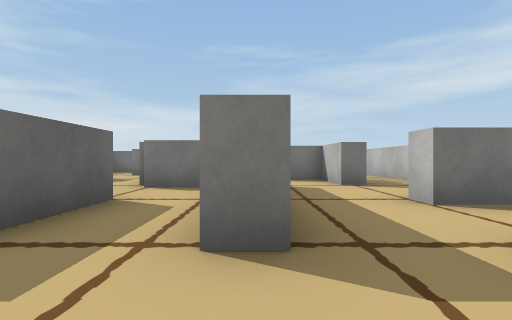
View 1 (above)

24 first-person views from a walk through a Unity game level. The camera is 0.25 m above the floor, looks level and sees 85° across. The floor is counted in squares, 0.5 m on a side. Each view is taken from the middle of a square. On the plan, view 1 faces up. The plan holds only what a view shows up to about 9 squares ahead; the rest is blank. The player character is not drawn. Some surface patterns are stand-ins.

View 2
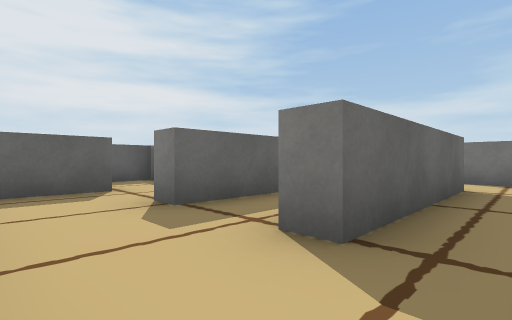

View 3
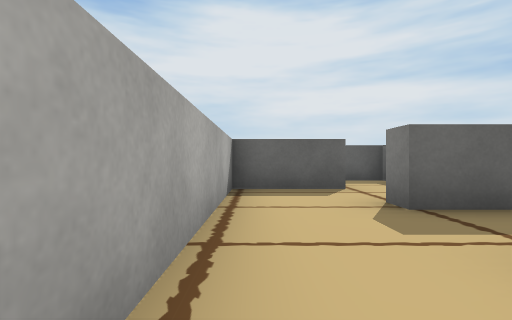

View 4
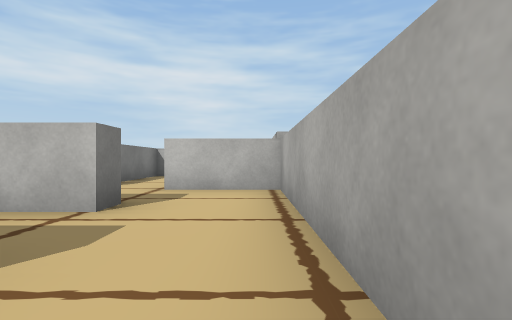

View 5
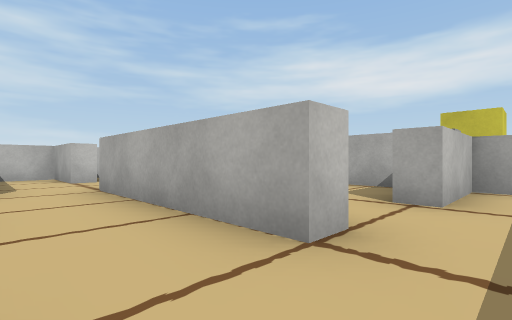

View 6
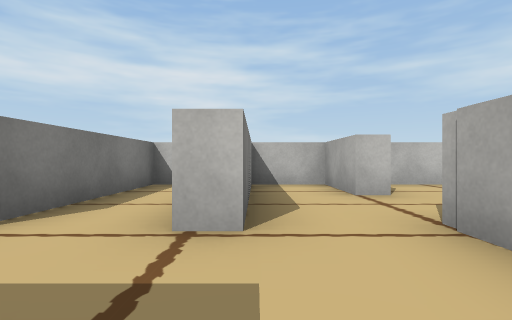

View 7
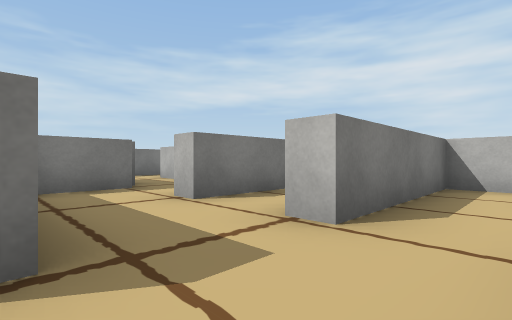

View 8
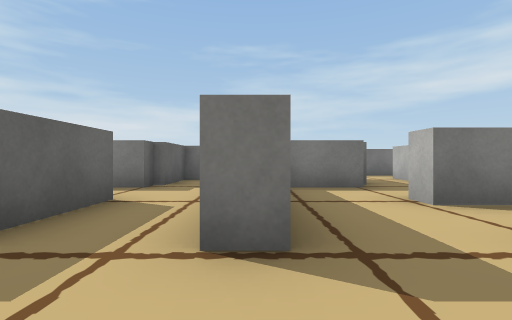

View 9
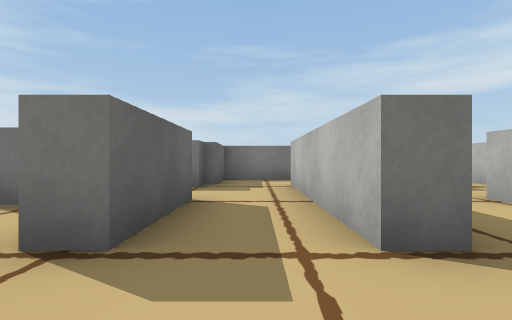

View 10
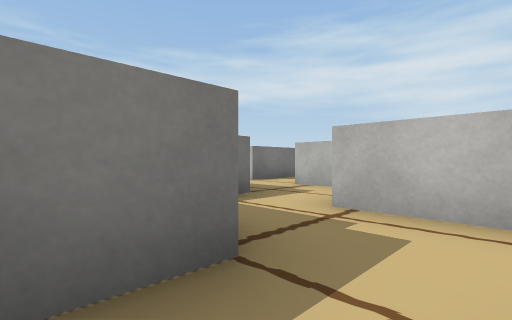

View 11
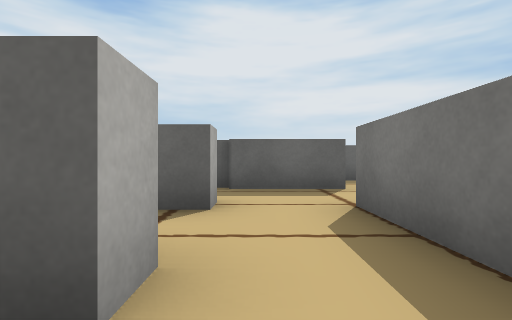

View 12
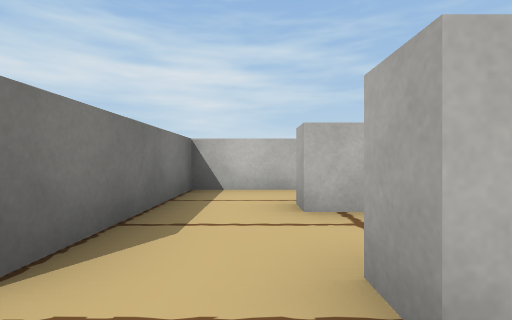

View 13
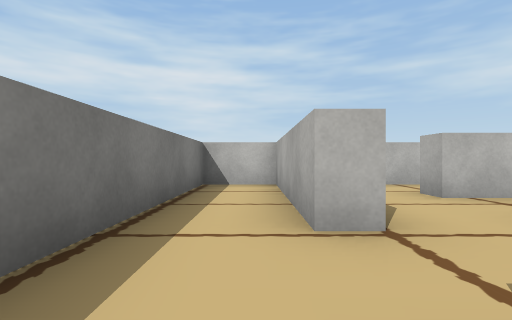

View 14
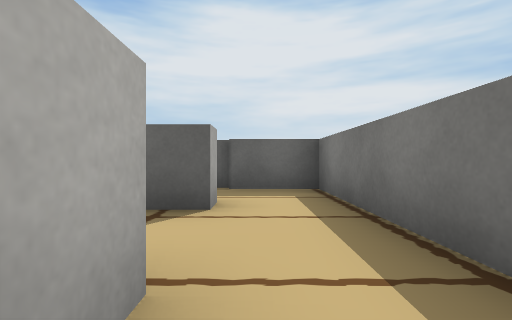

View 15
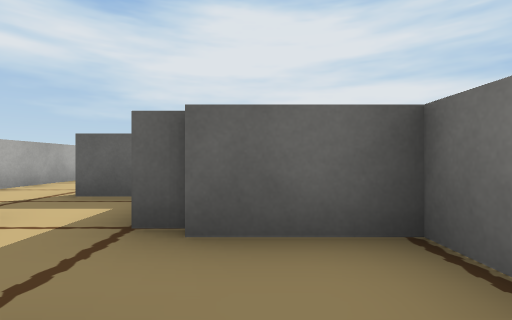

View 16
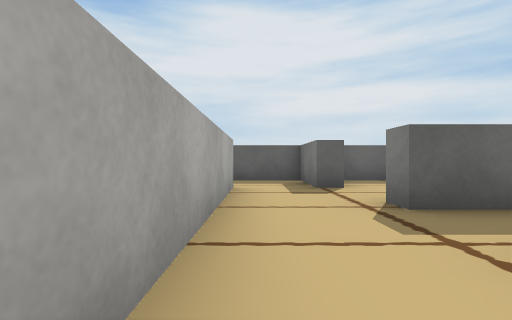

View 17
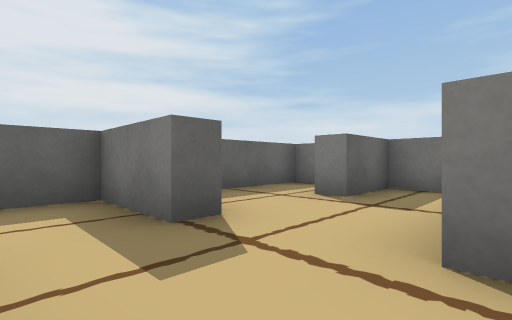

View 18
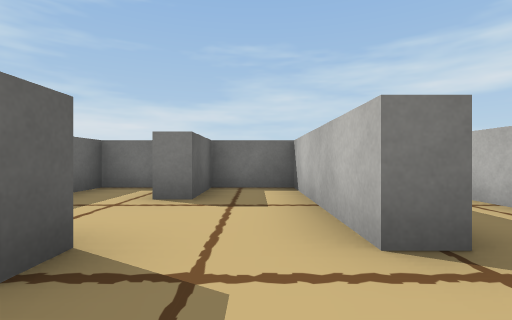

View 19
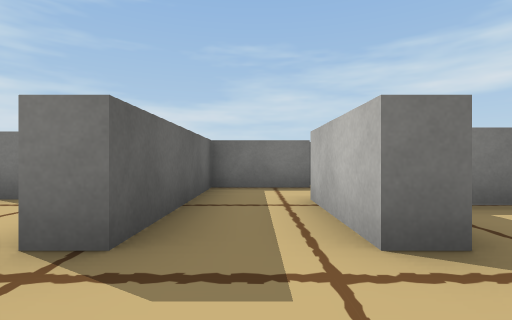

View 20
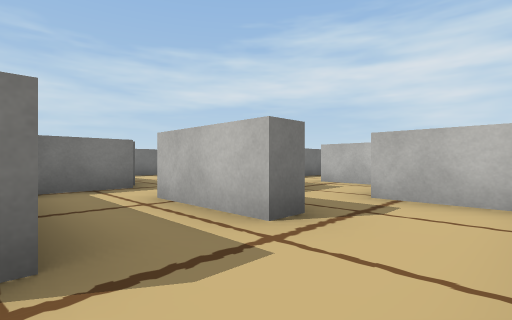

View 21
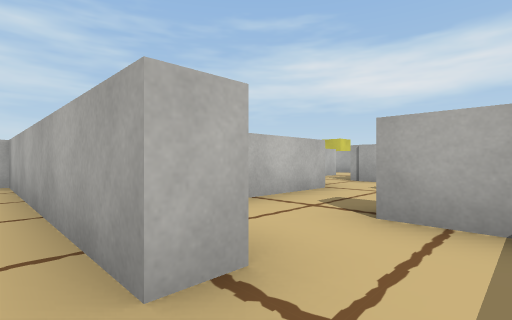

View 22
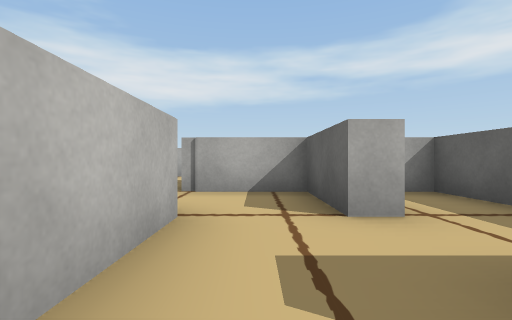

View 23
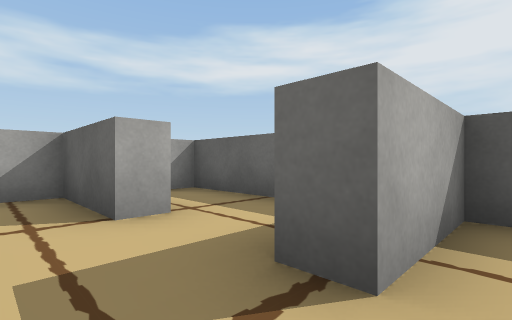

View 24
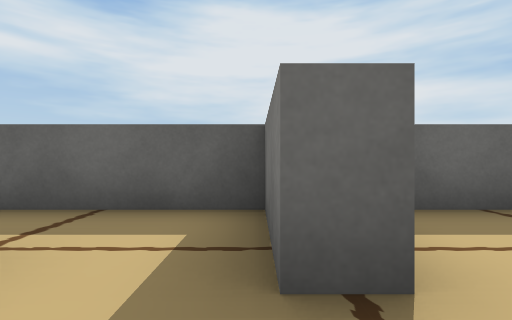

### Floor plan
Points are (right, up) in squares from view 1. A wall is a line through its corners. A room is listed if a view was taken in it or the views show most of it. See-through windows are left out.
Room 1 (views 1, 4)
walls: (-3.8, 1.6) (-3.8, -0.4) (0.5, -0.4); (0.2, 1.5) (-0.3, 1.5) (-0.3, 2.5); (-1.8, 3.6) (-1.8, 1.5) (-2.4, 1.5)
ways out: opening at (0, 0.5) to room 2; opening at (-1, 2.5) to room 15; opening at (-4, 2)
Room 2 (views 2, 3)
walls: (0.2, 3.5) (0.2, 1.5); (2.8, -0.4) (3.8, -0.4); (0.5, -0.4) (1.7, -0.4) (1.7, 1.5) (2.2, 1.5); (5.8, 3.1) (2, 3.1) (2, 3.6)
ways out: opening at (0, 0.5) to room 1; opening at (1, 3) to room 3
Room 3 (view 5)
walls: (1.7, 5.5) (1.7, 7.1) (-0.1, 7.1); (0.2, 5.5) (0.2, 3.5)
ways out: opening at (1, 3) to room 2; opening at (2, 4.5) to room 4; opening at (0, 6)
Room 4 (views 6, 7, 8, 9)
walls: (4.2, 5.5) (3.7, 5.5) (3.7, 7.4); (2, 3.6) (4.4, 3.6); (2.2, 7.6) (2.2, 5.5) (1.7, 5.5)
ways out: opening at (2, 4.5) to room 3; opening at (3, 6.5) to room 5; opening at (4, 4.5) to room 12
Room 5 (view 10)
walls: (2, 9.6) (2, 9.1) (1, 9.1); (3.7, 7.4) (3.7, 9.6)
ways out: opening at (3, 6.5) to room 4; opening at (3, 9) to room 19
Room 6 (view 11)
walls: (9.7, 10.6) (9.7, 13.1) (8.5, 13.1)
ways out: opening at (8, 12)
Room 7 (view 12)
walls: (4.2, 13.6) (4.2, 11.5); (6, 13.1) (6, 13.6)
ways out: opening at (5, 13) to room 8; opening at (5, 11) to room 14; opening at (6, 12)
Room 8 (views 13, 14, 15)
walls: (6, 13.6) (9.7, 13.6) (9.7, 15.1) (3.5, 15.1); (3.7, 13.6) (4.2, 13.6)
ways out: opening at (5, 13) to room 7; opening at (4, 14) to room 20
Room 9 (views 16, 17, 19, 20)
walls: (0.2, 12.4) (0.2, 11.5) (-0.3, 11.5) (-0.3, 13.6); (-2.5, 9.6) (1.7, 9.6) (1.7, 11.6); (2, 13.1) (1.4, 13.1); (-1.8, 13.4) (-1.8, 11.5) (-2.3, 11.5)
ways out: opening at (-2, 10.5) to room 10; opening at (2, 12) to room 18; opening at (-1, 12.5) to room 21
Room 10 (views 18, 21)
walls: (-4, 11.6) (-4, 11.1) (-5.8, 11.1) (-5.8, 9.6); (-2.3, 11.5) (-2.3, 15.1) (-3.8, 15.1) (-3.8, 13.5) (-4.4, 13.5); (-4, 9.6) (-2.5, 9.6); (-4.9, 15.1) (-5.8, 15.1) (-5.8, 12.1)
ways out: opening at (-2, 10.5) to room 9; opening at (-5, 9) to room 11
Room 11 (views 22, 23, 24)
walls: (-4.4, 5.5) (-3.8, 5.5); (-4, 9) (-4, 9.6); (-2.3, 5.5) (-2.3, 7.5); (-5.8, 9.6) (-5.8, 7.6) (-4, 7.6) (-4, 7.1) (-5.8, 7.1) (-5.8, 3.6) (-5.2, 3.6)
ways out: opening at (-5, 9) to room 10; opening at (-3, 5) to room 16
Room 12 (no view inside)
walls: (6, 5.1) (6, 5.6); (4.4, 3.6) (6.3, 3.6); (9.7, 7.1) (6, 7.1) (6, 7.6)
ways out: opening at (4, 4.5) to room 4; opening at (6, 4) to room 13; opening at (5, 7) to room 17
Room 13 (no view inside)
walls: (8, 3.6) (9.7, 3.6) (9.7, 5.1) (6, 5.1)
ways out: opening at (6, 4) to room 12; opening at (7, 3)
Room 14 (no view inside)
walls: (5.7, 10.6) (5.7, 11.5)
ways out: opening at (5, 11) to room 7; opening at (4, 10) to room 19
Room 15 (no view inside)
walls: (-1, 5.1) (-2.1, 5.1)
ways out: opening at (-1, 2.5) to room 1; opening at (-2, 4) to room 16
Room 16 (no view inside)
walls: (-3.8, 5.5) (-3.8, 3.6) (-1.8, 3.6)
ways out: opening at (-3, 5) to room 11; opening at (-2, 4) to room 15
Room 17 (no view inside)
walls: (6, 9.1) (4.6, 9.1)
ways out: opening at (5, 7) to room 12; opening at (6, 8)
Room 18 (no view inside)
walls: (3.7, 12.4) (3.7, 13.6); (2, 13.6) (2, 13.1)
ways out: opening at (2, 12) to room 9; opening at (3, 13) to room 20
Room 19 (no view inside)
walls: (4, 11.1) (2.2, 11.1) (2.2, 9.5)
ways out: opening at (3, 9) to room 5; opening at (4, 10) to room 14
Room 20 (no view inside)
walls: (3.5, 15.1) (2.2, 15.1) (2.2, 13.5)
ways out: opening at (4, 14) to room 8; opening at (3, 13) to room 18
Room 21 (no view inside)
walls: (0, 15.1) (-1.8, 15.1) (-1.8, 13.4)
ways out: opening at (-1, 12.5) to room 9; opening at (0, 14)

Positions as (right, up) in squares from view 1, and headings:
1: (0, 0), facing up
2: (1, 0), facing up-left
3: (1, 0), facing left
4: (-3, 0), facing right
5: (1, 5), facing down-right
6: (4, 5), facing right
7: (4, 4), facing up-right
8: (4, 4), facing up
9: (3, 4), facing up
10: (1, 8), facing up-right
11: (9, 12), facing left
12: (5, 12), facing right
13: (4, 14), facing right
14: (7, 14), facing left
15: (4, 14), facing left
16: (1, 10), facing left
17: (-2, 10), facing up-left
18: (-3, 10), facing up
19: (-1, 10), facing up
20: (-2, 10), facing up-right
21: (-5, 10), facing down-right
22: (-3, 8), facing down
23: (-3, 8), facing down-left
24: (-3, 7), facing left
